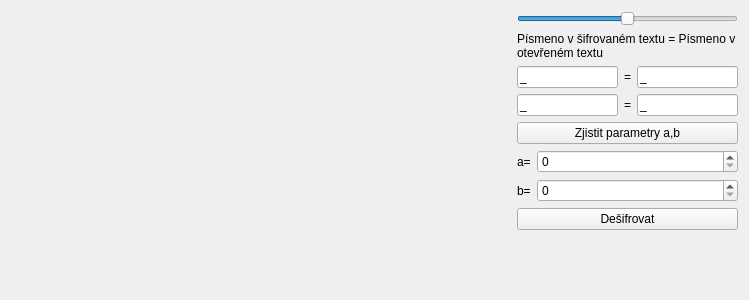
<?xml version="1.0" encoding="UTF-8"?>
<ui version="4.0">
 <class>AffineCipherTab</class>
 <widget class="QWidget" name="AffineCipherTab">
  <property name="geometry">
   <rect>
    <x>0</x>
    <y>0</y>
    <width>749</width>
    <height>300</height>
   </rect>
  </property>
  <property name="windowTitle">
   <string>Form</string>
  </property>
  <layout class="QHBoxLayout" name="horizontalLayout">
   <item>
    <widget class="FrequencyChart" name="frequencyChart" native="true">
     <property name="minimumSize">
      <size>
       <width>500</width>
       <height>0</height>
      </size>
     </property>
    </widget>
   </item>
   <item>
    <layout class="QVBoxLayout" name="verticalLayout">
     <item>
      <widget class="QSlider" name="horizontalSlider">
       <property name="minimum">
        <number>-25</number>
       </property>
       <property name="maximum">
        <number>25</number>
       </property>
       <property name="orientation">
        <enum>Qt::Horizontal</enum>
       </property>
      </widget>
     </item>
     <item>
      <widget class="QLabel" name="label_5">
       <property name="text">
        <string>Písmeno v šifrovaném textu = Písmeno v otevřeném textu</string>
       </property>
       <property name="wordWrap">
        <bool>true</bool>
       </property>
      </widget>
     </item>
     <item>
      <layout class="QGridLayout" name="gridLayout">
       <item row="0" column="0">
        <widget class="QLineEdit" name="txtEX">
         <property name="inputMask">
          <string>&gt;a;_</string>
         </property>
         <property name="text">
          <string/>
         </property>
        </widget>
       </item>
       <item row="0" column="1">
        <widget class="QLabel" name="label_3">
         <property name="text">
          <string>=</string>
         </property>
        </widget>
       </item>
       <item row="0" column="2">
        <widget class="QLineEdit" name="txtDX">
         <property name="inputMask">
          <string>&gt;a;_</string>
         </property>
         <property name="text">
          <string/>
         </property>
        </widget>
       </item>
       <item row="1" column="0">
        <widget class="QLineEdit" name="txtEY">
         <property name="inputMask">
          <string>&gt;a;_</string>
         </property>
         <property name="text">
          <string/>
         </property>
         <property name="maxLength">
          <number>1</number>
         </property>
        </widget>
       </item>
       <item row="1" column="1">
        <widget class="QLabel" name="label_4">
         <property name="text">
          <string>=</string>
         </property>
        </widget>
       </item>
       <item row="1" column="2">
        <widget class="QLineEdit" name="txtDY">
         <property name="inputMask">
          <string>&gt;a;_</string>
         </property>
         <property name="text">
          <string/>
         </property>
        </widget>
       </item>
      </layout>
     </item>
     <item>
      <widget class="QPushButton" name="btnFindParameters">
       <property name="text">
        <string>Zjistit parametry a,b</string>
       </property>
      </widget>
     </item>
     <item>
      <layout class="QFormLayout" name="formLayout">
       <item row="0" column="0">
        <widget class="QLabel" name="label">
         <property name="text">
          <string>a=</string>
         </property>
        </widget>
       </item>
       <item row="0" column="1">
        <widget class="QSpinBox" name="spinBoxA"/>
       </item>
       <item row="1" column="0">
        <widget class="QLabel" name="label_2">
         <property name="text">
          <string>b=</string>
         </property>
        </widget>
       </item>
       <item row="1" column="1">
        <widget class="QSpinBox" name="spinBoxB"/>
       </item>
      </layout>
     </item>
     <item>
      <widget class="QPushButton" name="btnDecrypt">
       <property name="text">
        <string>Dešifrovat</string>
       </property>
      </widget>
     </item>
     <item>
      <spacer name="verticalSpacer">
       <property name="orientation">
        <enum>Qt::Vertical</enum>
       </property>
       <property name="sizeHint" stdset="0">
        <size>
         <width>20</width>
         <height>40</height>
        </size>
       </property>
      </spacer>
     </item>
    </layout>
   </item>
  </layout>
 </widget>
 <customwidgets>
  <customwidget>
   <class>FrequencyChart</class>
   <extends>QWidget</extends>
   <header>frequencychart.h</header>
   <container>1</container>
  </customwidget>
 </customwidgets>
 <resources/>
 <connections/>
</ui>
